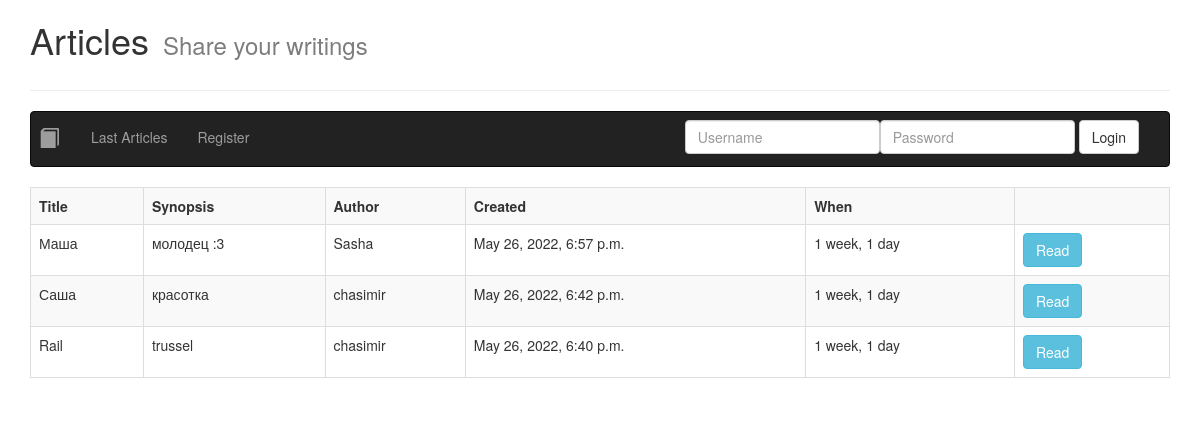
The app's page /articles/ with its own data.
### ex/models.py (models this page shows, shortened)
class Article(models.Model):
	title = models.CharField(("Article title"), max_length=64, null=False)
	author: User = models.ForeignKey(User, verbose_name=("Article author"), on_delete=models.CASCADE, null=False)
	created = models.DateTimeField(("Article Created"), auto_now=False, auto_now_add=True)
	synopsis = models.CharField(("aricle synopsis"), max_length=312, null=False)
	content = models.TextField(("article content"))

### ex/views.py (the view)
# urls.py: path('articles/', views.Articles.as_view(), name='articles'),
class Articles(ListView):
    template_name = 'ex/articles.html'
    queryset = Article.objects.filter().order_by('-created')
    def get_context_data(self, **kwargs):
        context = super().get_context_data(**kwargs)
        return context

### ex/templates/ex/articles.html (shortened to what this page needs)
{% extends 'ex/base.html' %}
{% load bootstrap3 %}
{% block content %}
<div>
  <h1 style="display: inline-block">Articles</h1>
  <h3
    style="display: inline-block; margin-left: 10px; color: rgb(125, 125, 125)"
  >
    Share your writings
  </h3>
  {% include 'ex/nav.html' %}
  <div class="table-responsive">
    <table class="table table-striped table-bordered table-hover">
      <tr>
        <th>title</th>
        <th>synopsis</th>
        <th>author</th>
        <th>created</th>
        <th>when</th>
        <th></th>
      </tr>
      {% for article in object_list %}
      <tr>
        <td>{{ article.title|truncatechars:20 }}</td>
        <td>{{ article.synopsis|truncatechars:20 }}</td>
        <td>{{ article.author }}</td>
        <td>{{ article.created }}</td>
        <td>{{ article.created|timesince}}</td>
        <td>
          <a
            href="{% url 'articles_detail' article.id %}"
            class="btn btn-info"
            >Read</a
          >
        </td>
      </tr>
      {% endfor %}
    </table>
  </div>
</div>
{% endblock %}

### ex/templates/ex/base.html (shortened to what this page needs)
{% load static %}
{% load bootstrap3 %}
<!DOCTYPE html>
<html lang="en">
  <head>
    {% bootstrap_css %} {% bootstrap_javascript %}
  </head>
  <body>
    <div class="container">
      {% block content %}{% endblock content %}
    </div>
  </body>
</html>

### ex/templates/ex/nav.html (shortened to what this page needs)
{% load static %} {% load bootstrap3 %}
<hr />
<nav class="navbar navbar-inverse">
  <div class="container-fluid">
    <div class="navbar-header">
      <ul class="nav navbar-nav navbar-right">
        <li >
            <a href="{% url 'index' %}">
                <span style="margin-left:-22px; font-size:20px" class="glyphicon glyphicon-book " aria-hidden="true"></span><span class="sr-only">(current)</span></a>
        </li>
        {% if last_article %}
        <li>
          <a href="{% url 'articles_detail' last_article.id %}"
            >Last Articles</a
          >
        </li>
        {% endif %}
        {% if user.is_authenticated %}
        <li><a href="{% url 'favourite' %}">Favourite</a></li>
        <li><a href="{% url 'publish' %}">Publish</a></li>
        <li><a href="{% url 'publications' %}">Publications</a></li>
        {% else %}
        <li><a href="{% url 'register' %}">Register</a></li>
        {% endif %}
      </ul>
    </div>
    <div class="container-fluid">
      <ul class="nav navbar-nav navbar-right">
        {% if user.is_authenticated %}
        <li >
          <a href="#">Logged as {{request.user.username}}<span class="sr-only"></span></a>
        </li>
        <li >
          <a href="{% url 'logout' %}">Logout<span class="sr-only"></span></a>
        </li>
        {% else %}
        <li>
          <form id="login_form" action="{% url 'login' %}" class="navbar-form navbar-left" method="POST">
            {% bootstrap_form login_form %}
            {% buttons %}
            <button type="submit" class="btn btn-default">Login</button>
            {% endbuttons %}
          </form>
        </li>
        {% endif %}
      </ul>
    </div>
  </div>
</nav>

### ex/templates/ex/base.html (style rules this page uses)
th { text-transform: capitalize; }

### records on screen
Article: title "Маша", synopsis "молодец :3", author "Sasha", created "May 26, 2022, 6:57 p.m.", created "1 week, 1 day"
Article: title "Саша", synopsis "красотка", author "chasimir", created "May 26, 2022, 6:42 p.m.", created "1 week, 1 day"
Article: title "Rail", synopsis "trussel", author "chasimir", created "May 26, 2022, 6:40 p.m.", created "1 week, 1 day"
